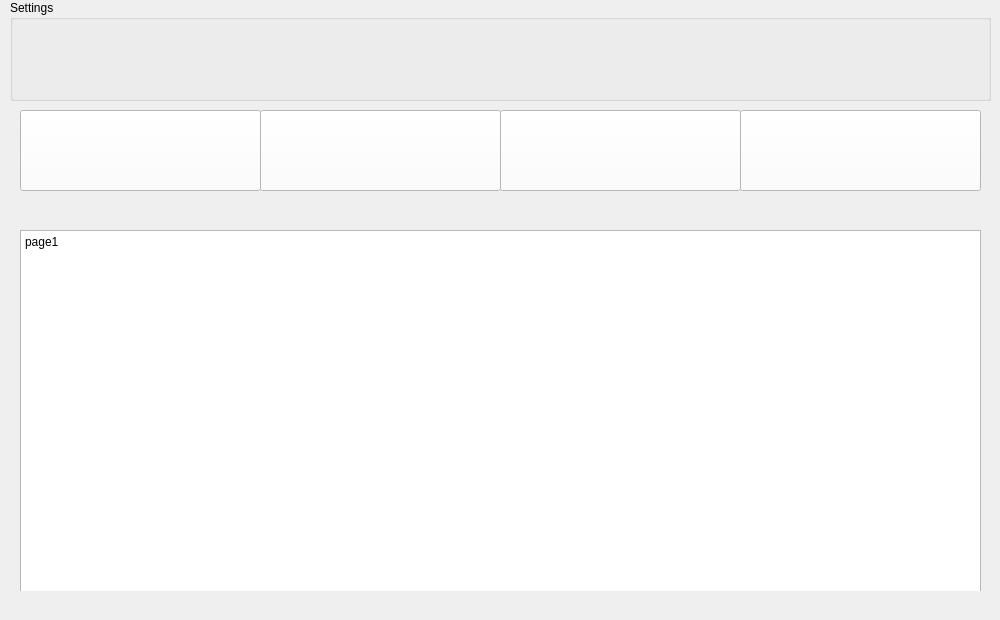
<?xml version="1.0" encoding="UTF-8"?>
<ui version="4.0">
 <class>MainWindow</class>
 <widget class="QMainWindow" name="MainWindow">
  <property name="geometry">
   <rect>
    <x>0</x>
    <y>0</y>
    <width>1000</width>
    <height>620</height>
   </rect>
  </property>
  <property name="windowTitle">
   <string>MainWindow</string>
  </property>
  <widget class="QWidget" name="centralWidget">
   <widget class="QGroupBox" name="groupBox">
    <property name="geometry">
     <rect>
      <x>10</x>
      <y>0</y>
      <width>981</width>
      <height>101</height>
     </rect>
    </property>
    <property name="title">
     <string>Settings</string>
    </property>
   </widget>
   <widget class="QPushButton" name="pushButton_2">
    <property name="geometry">
     <rect>
      <x>260</x>
      <y>110</y>
      <width>241</width>
      <height>81</height>
     </rect>
    </property>
    <property name="styleSheet">
     <string notr="true">background-color: rgb(255, 255, 255);</string>
    </property>
    <property name="text">
     <string/>
    </property>
   </widget>
   <widget class="QPushButton" name="pushButton_3">
    <property name="geometry">
     <rect>
      <x>500</x>
      <y>110</y>
      <width>241</width>
      <height>81</height>
     </rect>
    </property>
    <property name="styleSheet">
     <string notr="true">background-color: rgb(255, 255, 255);</string>
    </property>
    <property name="text">
     <string/>
    </property>
   </widget>
   <widget class="QPushButton" name="pushButton_4">
    <property name="geometry">
     <rect>
      <x>740</x>
      <y>110</y>
      <width>241</width>
      <height>81</height>
     </rect>
    </property>
    <property name="styleSheet">
     <string notr="true">background-color: rgb(255, 255, 255);</string>
    </property>
    <property name="text">
     <string/>
    </property>
   </widget>
   <widget class="QStackedWidget" name="stackedWidget">
    <property name="geometry">
     <rect>
      <x>20</x>
      <y>230</y>
      <width>961</width>
      <height>361</height>
     </rect>
    </property>
    <property name="currentIndex">
     <number>1</number>
    </property>
    <widget class="QWidget" name="page">
     <widget class="QPlainTextEdit" name="plainTextEdit">
      <property name="geometry">
       <rect>
        <x>0</x>
        <y>0</y>
        <width>961</width>
        <height>381</height>
       </rect>
      </property>
      <property name="readOnly">
       <bool>true</bool>
      </property>
      <property name="plainText">
       <string>page 0</string>
      </property>
     </widget>
    </widget>
    <widget class="QWidget" name="page_3">
     <widget class="QPlainTextEdit" name="plainTextEdit_2">
      <property name="geometry">
       <rect>
        <x>0</x>
        <y>0</y>
        <width>961</width>
        <height>381</height>
       </rect>
      </property>
      <property name="readOnly">
       <bool>true</bool>
      </property>
      <property name="plainText">
       <string>page1</string>
      </property>
     </widget>
    </widget>
    <widget class="QWidget" name="page_4">
     <widget class="QPlainTextEdit" name="plainTextEdit_3">
      <property name="geometry">
       <rect>
        <x>0</x>
        <y>0</y>
        <width>961</width>
        <height>381</height>
       </rect>
      </property>
      <property name="readOnly">
       <bool>true</bool>
      </property>
      <property name="plainText">
       <string>page2</string>
      </property>
     </widget>
    </widget>
    <widget class="QWidget" name="page_2">
     <widget class="QPlainTextEdit" name="plainTextEdit_4">
      <property name="geometry">
       <rect>
        <x>0</x>
        <y>0</y>
        <width>961</width>
        <height>381</height>
       </rect>
      </property>
      <property name="readOnly">
       <bool>true</bool>
      </property>
      <property name="plainText">
       <string>page3</string>
      </property>
     </widget>
    </widget>
   </widget>
   <widget class="QPushButton" name="pushButton">
    <property name="geometry">
     <rect>
      <x>20</x>
      <y>110</y>
      <width>241</width>
      <height>81</height>
     </rect>
    </property>
    <property name="font">
     <font>
      <pointsize>26</pointsize>
     </font>
    </property>
    <property name="styleSheet">
     <string notr="true">background-color: rgb(255, 255, 255);</string>
    </property>
    <property name="text">
     <string/>
    </property>
   </widget>
   <widget class="QLabel" name="label">
    <property name="geometry">
     <rect>
      <x>50</x>
      <y>190</y>
      <width>181</width>
      <height>20</height>
     </rect>
    </property>
    <property name="text">
     <string/>
    </property>
   </widget>
   <widget class="QLabel" name="label_2">
    <property name="geometry">
     <rect>
      <x>300</x>
      <y>190</y>
      <width>171</width>
      <height>20</height>
     </rect>
    </property>
    <property name="text">
     <string/>
    </property>
   </widget>
   <widget class="QLabel" name="label_4">
    <property name="geometry">
     <rect>
      <x>770</x>
      <y>190</y>
      <width>191</width>
      <height>20</height>
     </rect>
    </property>
    <property name="text">
     <string/>
    </property>
   </widget>
   <widget class="QLabel" name="label_3">
    <property name="geometry">
     <rect>
      <x>530</x>
      <y>190</y>
      <width>191</width>
      <height>20</height>
     </rect>
    </property>
    <property name="text">
     <string/>
    </property>
   </widget>
  </widget>
 </widget>
 <layoutdefault spacing="6" margin="11"/>
 <resources/>
 <connections/>
</ui>
